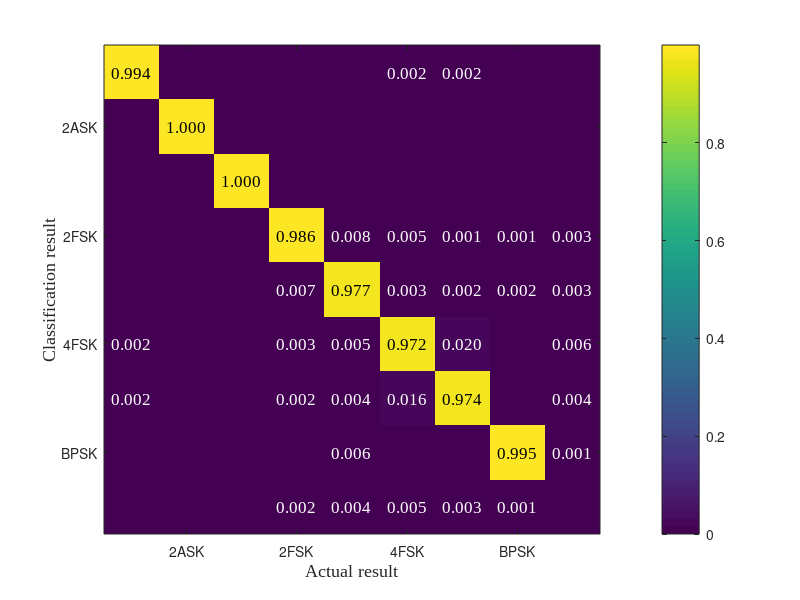

Recreate this plot in MATLAB.
clear all
load acc

cm(:,9) = cm(:,9)/(sum(sum((cm(1:8,1:8))))+sum(cm(:,9)));
cm(9,:) = cm(9,:)/(sum(sum((cm(1:8,1:8))))+sum(cm(9,:)));
for i=1:8
    a=sum(cm(1:8,i));
    cm(1:8,i) = cm(1:8,i)/a;
end


imagesc(cm);

colorbar();
ylabel('Classification result','FontName', 'Times New Roman', 'FontSize', 13)
xlabel('Actual result','FontName', 'Times New Roman', 'FontSize', 13)
xticklabels({'2ASK','2FSK','4FSK','BPSK','QPSK','16QAM','64QAM','MSK'})
yticklabels({'2ASK','2FSK','4FSK','BPSK','QPSK','16QAM','64QAM','MSK'})


for i=1:9
    for j=1:9
        if i==j && cm(i,j)>=0.001
            text(i,j,num2str(cm(j,i),'%.3f'),'HorizontalAlignment',...
            'center','FontName', 'Times New Roman', 'FontSize', 12, 'color','black')
        elseif cm(i,j)>=0.001
            text(i,j,num2str(cm(j,i),'%.3f'),'HorizontalAlignment',...
            'center','FontName', 'Times New Roman', 'FontSize', 12, 'color','white')
        end
    end
end
